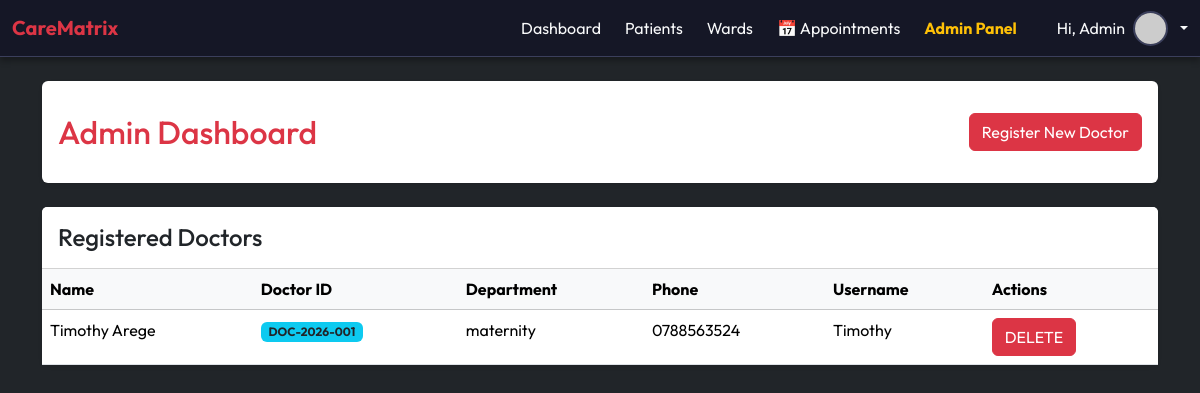
Before: /admin-dashboard/ (signed in) with the older database file.
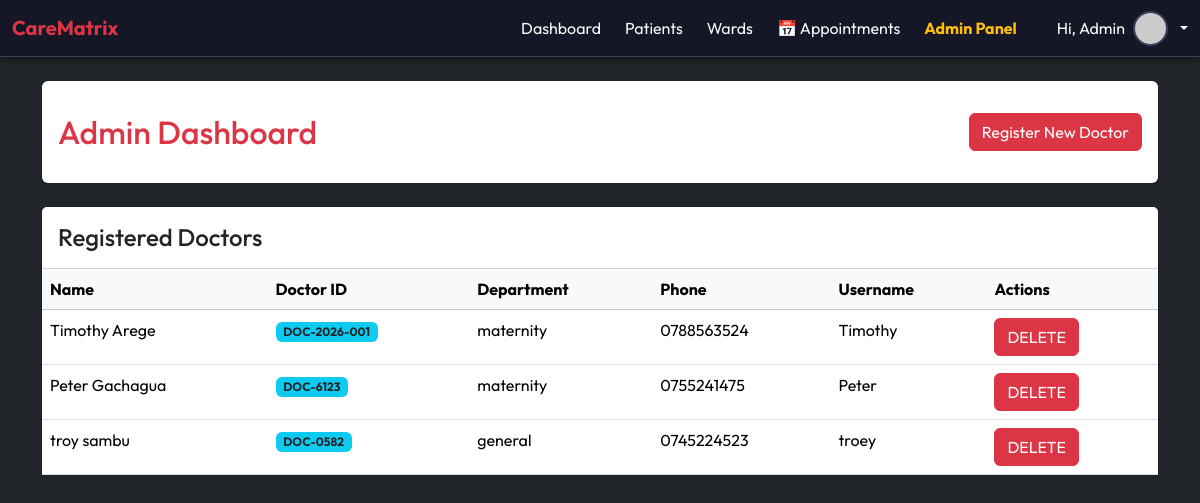
After: the same page with the newer database file.
### accounts/models.py (models this page shows, shortened)
class DoctorProfile(models.Model):
    user = models.OneToOneField(User, on_delete=models.CASCADE, related_name='doctor_profile')
    doctor_id = models.CharField(max_length=50, unique=True)
    department = models.CharField(max_length=100, blank=True, null=True)
    phone = models.CharField(max_length=15, blank=True, null=True)

### accounts/views.py (the view)
# urls.py: path('admin-dashboard/', views.admin_dashboard, name='admin_dashboard'),
@login_required
@user_passes_test(admin_check)
def admin_dashboard(request):
    doctors = DoctorProfile.objects.all().select_related('user')
    return render(request, 'accounts/admin_dashboard.html', {'doctors': doctors})

### accounts/views.py (called while the page is built)
def admin_check(user):
    return user.is_superuser

### accounts/templates/accounts/admin_dashboard.html (shortened to what this page needs)
{% extends "base.html" %}
{% block content %}
<div class="row">
    <div class="col-md-12">
        <div class="card shadow-sm border-0 mb-4 py-3">
            <div class="card-body d-flex justify-content-between align-items-center">
                <h2 class="text-danger m-0">Admin Dashboard</h2>
                <a href="{% url 'accounts:doctor_register' %}" class="btn btn-danger">Register New Doctor</a>
            </div>
        </div>
    </div>
</div>
<div class="row">
    <div class="col-md-12">
        <div class="card shadow-sm border-0">
            <div class="card-header bg-white py-3">
                <h4 class="mb-0">Registered Doctors</h4>
            </div>
            <div class="card-body p-0">
                <div class="table-responsive">
                    <table class="table table-hover mb-0">
                        <thead class="table-light">
                            <tr>
                                <th>Name</th>
                                <th>Doctor ID</th>
                                <th>Department</th>
                                <th>Phone</th>
                                <th>Username</th>
                                <th>Actions</th>
                            </tr>
                        </thead>
                        <tbody>
                            {% for doctor in doctors %}
                            <tr>
                                <td>{{ doctor.user.get_full_name }}</td>
                                <td><span class="badge bg-info text-dark">{{ doctor.doctor_id }}</span></td>
                                <td>{{ doctor.department }}</td>
                                <td>{{ doctor.phone }}</td>
                                <td>{{ doctor.user.username }}</td>
                                <td><form action="{% url 'accounts:doctor_delete' doctor.id %}" method="POST" style="display:inline;">
    <button type="submit" class="btn btn-danger"
        onclick="return confirm('Are you sure you want to delete this record?');">
        DELETE
    </button>
</form></td>
                            </tr>
                            {% empty %}
                            <tr>
                                <td colspan="6" class="text-center py-4 text-muted">No doctors registered yet.</td>
                            </tr>
                            {% endfor %}
                        </tbody>
                    </table>
                </div>
            </div>
        </div>
    </div>
</div>
{% endblock %}

Changed rows visible on the page:
added DoctorProfile: user.get_full_name "Peter Gachagua", doctor_id "DOC-6123", department "maternity", phone "0755241475", user.username "Peter"
added DoctorProfile: user.get_full_name "troy sambu", doctor_id "DOC-0582", department "general", phone "0745224523", user.username "troey"
